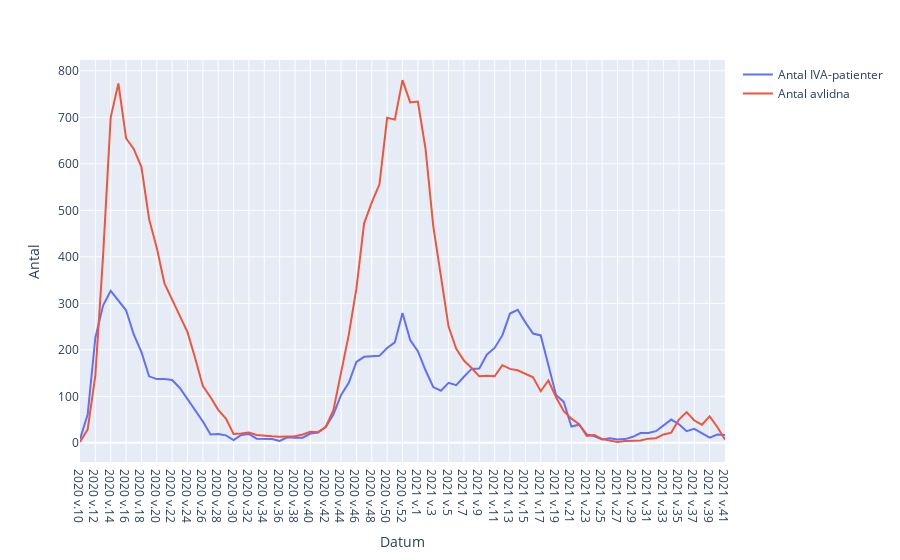
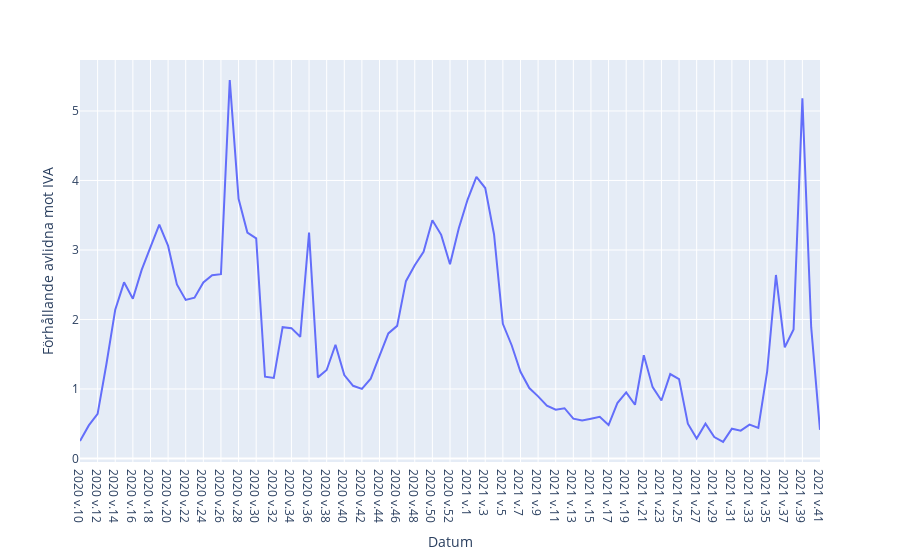

Notebook cell for these charts, in order:
### Code cell
# Plot weekly averages of number of IVA and number of deaths

# Plot dead and IVA
fig = px.line(c19ivadeath_week, y=["Antal IVA-patienter","Antal avlidna"], 
    labels=stdlabels)
fig.show()
plotly.offline.plot(fig, filename=f"visualiseringar/3_1_IVA_and_dead.html");

# plot ratio
fig = px.line(c19ivadeath_week, y="Förhållande avlidna mot IVA", 
    labels=stdlabels)
fig.show()

# save figure
plotly.offline.plot(fig, filename=f"visualiseringar/3_1_ratio_IVAdead.html");

### Figure 1 — Plotly figure (JSON) as saved in the notebook; plotly's stock layout.template omitted (floating-point values rounded to 4 significant figures)
{"data": [{"hovertemplate": "=Antal IVA-patienter<br>Datum=%{x}<br>Antal=%{y}<extra></extra>", "legendgroup": "Antal IVA-patienter", "line": {"color": "#636efa", "dash": "solid"}, "marker": {"symbol": "circle"}, "mode": "lines", "name": "Antal IVA-patienter", "orientation": "v", "showlegend": true, "type": "scatter", "x": ["2020 v.10", "2020 v.11", "2020 v.12", "2020 v.13", "2020 v.14", "2020 v.15", "2020 v.16", "2020 v.17", "2020 v.18", "2020 v.19", "2020 v.20", "2020 v.21", "2020 v.22", "2020 v.23", "2020 v.24", "2020 v.25", "2020 v.26", "2020 v.27", "2020 v.28", "2020 v.29", "2020 v.30", "2020 v.31", "2020 v.32", "2020 v.33", "2020 v.34", "2020 v.35", "2020 v.36", "2020 v.37", "2020 v.38", "2020 v.39", "2020 v.40", "2020 v.41", "2020 v.42", "2020 v.43", "2020 v.44", "2020 v.45", "2020 v.46", "2020 v.47", "2020 v.48", "2020 v.49", "2020 v.50", "2020 v.51", "2020 v.52", "2021 v.53", "2021 v.1", "2021 v.2", "2021 v.3", "2021 v.4", "2021 v.5", "2021 v.6", "2021 v.7", "2021 v.8", "2021 v.9", "2021 v.10", "2021 v.11", "2021 v.12", "2021 v.13", "2021 v.14", "2021 v.15", "2021 v.16", "2021 v.17", "2021 v.18", "2021 v.19", "2021 v.20", "2021 v.21", "2021 v.22", "2021 v.23", "2021 v.24", "2021 v.25", "2021 v.26", "2021 v.27", "2021 v.28", "2021 v.29", "2021 v.30", "2021 v.31", "2021 v.32", "2021 v.33", "2021 v.34", "2021 v.35", "2021 v.36", "2021 v.37", "2021 v.38", "2021 v.39", "2021 v.40", "2021 v.41"], "xaxis": "x", "y": [8, 61, 226, 295, 327, 305, 285, 233, 195, 143, 137, 137, 135, 118, 94, 69, 46, 18, 19, 16, 6, 17, 19, 9, 8, 8, 4, 12, 11, 11, 20, 22, 34, 61, 103, 129, 174, 185, 186, 187, 204, 216, 279, 221, 197, 156, 120, 112, 129, 124, 142, 159, 160, 190, 204, 231, 278, 286, 259, 235, 231, 168, 103, 88, 35, 39, 18, 14, 7, 10, 7, 8, 13, 21, 21, 25, 37, 50, 40, 25, 30, 21, 11, 18, 17], "yaxis": "y"}, {"hovertemplate": "=Antal avlidna<br>Datum=%{x}<br>Antal=%{y}<extra></extra>", "legendgroup": "Antal avlidna", "line": {"color": "#EF553B", "dash": "solid"}, "marker": {"symbol": "circle"}, "mode": "lines", "name": "Antal avlidna", "orientation": "v", "showlegend": true, "type": "scatter", "x": ["2020 v.10", "2020 v.11", "2020 v.12", "2020 v.13", "2020 v.14", "2020 v.15", "2020 v.16", "2020 v.17", "2020 v.18", "2020 v.19", "2020 v.20", "2020 v.21", "2020 v.22", "2020 v.23", "2020 v.24", "2020 v.25", "2020 v.26", "2020 v.27", "2020 v.28", "2020 v.29", "2020 v.30", "2020 v.31", "2020 v.32", "2020 v.33", "2020 v.34", "2020 v.35", "2020 v.36", "2020 v.37", "2020 v.38", "2020 v.39", "2020 v.40", "2020 v.41", "2020 v.42", "2020 v.43", "2020 v.44", "2020 v.45", "2020 v.46", "2020 v.47", "2020 v.48", "2020 v.49", "2020 v.50", "2020 v.51", "2020 v.52", "2021 v.53", "2021 v.1", "2021 v.2", "2021 v.3", "2021 v.4", "2021 v.5", "2021 v.6", "2021 v.7", "2021 v.8", "2021 v.9", "2021 v.10", "2021 v.11", "2021 v.12", "2021 v.13", "2021 v.14", "2021 v.15", "2021 v.16", "2021 v.17", "2021 v.18", "2021 v.19", "2021 v.20", "2021 v.21", "2021 v.22", "2021 v.23", "2021 v.24", "2021 v.25", "2021 v.26", "2021 v.27", "2021 v.28", "2021 v.29", "2021 v.30", "2021 v.31", "2021 v.32", "2021 v.33", "2021 v.34", "2021 v.35", "2021 v.36", "2021 v.37", "2021 v.38", "2021 v.39", "2021 v.40", "2021 v.41"], "xaxis": "x", "y": [2, 29, 145, 401, 700, 773, 655, 632, 593, 481, 419, 343, 308, 273, 238, 182, 122, 98, 71, 52, 19, 20, 22, 17, 15, 14, 13, 14, 14, 18, 24, 23, 34, 70, 152, 232, 332, 472, 517, 556, 699, 695, 780, 732, 734, 632, 467, 361, 250, 202, 177, 161, 143, 144, 143, 167, 159, 156, 148, 141, 111, 134, 98, 68, 52, 40, 15, 17, 8, 5, 2, 4, 4, 5, 9, 10, 18, 22, 50, 66, 48, 39, 57, 34, 7], "yaxis": "y"}], "layout": {"legend": {"title": {"text": ""}, "tracegroupgap": 0}, "margin": {"t": 60}, "xaxis": {"anchor": "y", "domain": [0, 1], "title": {"text": "Datum"}}, "yaxis": {"anchor": "x", "domain": [0, 1], "title": {"text": "Antal"}}}}

### Figure 2 — Plotly figure (JSON) as saved in the notebook; plotly's stock layout.template omitted (floating-point values rounded to 4 significant figures)
{"data": [{"hovertemplate": "Datum=%{x}<br>Förhållande avlidna mot IVA=%{y}<extra></extra>", "legendgroup": "", "line": {"color": "#636efa", "dash": "solid"}, "marker": {"symbol": "circle"}, "mode": "lines", "name": "", "orientation": "v", "showlegend": false, "type": "scatter", "x": ["2020 v.10", "2020 v.11", "2020 v.12", "2020 v.13", "2020 v.14", "2020 v.15", "2020 v.16", "2020 v.17", "2020 v.18", "2020 v.19", "2020 v.20", "2020 v.21", "2020 v.22", "2020 v.23", "2020 v.24", "2020 v.25", "2020 v.26", "2020 v.27", "2020 v.28", "2020 v.29", "2020 v.30", "2020 v.31", "2020 v.32", "2020 v.33", "2020 v.34", "2020 v.35", "2020 v.36", "2020 v.37", "2020 v.38", "2020 v.39", "2020 v.40", "2020 v.41", "2020 v.42", "2020 v.43", "2020 v.44", "2020 v.45", "2020 v.46", "2020 v.47", "2020 v.48", "2020 v.49", "2020 v.50", "2020 v.51", "2020 v.52", "2021 v.53", "2021 v.1", "2021 v.2", "2021 v.3", "2021 v.4", "2021 v.5", "2021 v.6", "2021 v.7", "2021 v.8", "2021 v.9", "2021 v.10", "2021 v.11", "2021 v.12", "2021 v.13", "2021 v.14", "2021 v.15", "2021 v.16", "2021 v.17", "2021 v.18", "2021 v.19", "2021 v.20", "2021 v.21", "2021 v.22", "2021 v.23", "2021 v.24", "2021 v.25", "2021 v.26", "2021 v.27", "2021 v.28", "2021 v.29", "2021 v.30", "2021 v.31", "2021 v.32", "2021 v.33", "2021 v.34", "2021 v.35", "2021 v.36", "2021 v.37", "2021 v.38", "2021 v.39", "2021 v.40", "2021 v.41"], "xaxis": "x", "y": [0.25, 0.4754, 0.6416, 1.359, 2.141, 2.534, 2.298, 2.712, 3.041, 3.364, 3.058, 2.504, 2.281, 2.314, 2.532, 2.638, 2.652, 5.444, 3.737, 3.25, 3.167, 1.176, 1.158, 1.889, 1.875, 1.75, 3.25, 1.167, 1.273, 1.636, 1.2, 1.045, 1, 1.148, 1.476, 1.798, 1.908, 2.551, 2.78, 2.973, 3.426, 3.218, 2.796, 3.312, 3.726, 4.051, 3.892, 3.223, 1.938, 1.629, 1.246, 1.013, 0.8938, 0.7579, 0.701, 0.7229, 0.5719, 0.5455, 0.5714, 0.6, 0.4805, 0.7976, 0.9515, 0.7727, 1.486, 1.026, 0.8333, 1.214, 1.143, 0.5, 0.2857, 0.5, 0.3077, 0.2381, 0.4286, 0.4, 0.4865, 0.44, 1.25, 2.64, 1.6, 1.857, 5.182, 1.889, 0.4118], "yaxis": "y"}], "layout": {"legend": {"tracegroupgap": 0}, "margin": {"t": 60}, "xaxis": {"anchor": "y", "domain": [0, 1], "title": {"text": "Datum"}}, "yaxis": {"anchor": "x", "domain": [0, 1], "title": {"text": "Förhållande avlidna mot IVA"}}}}
